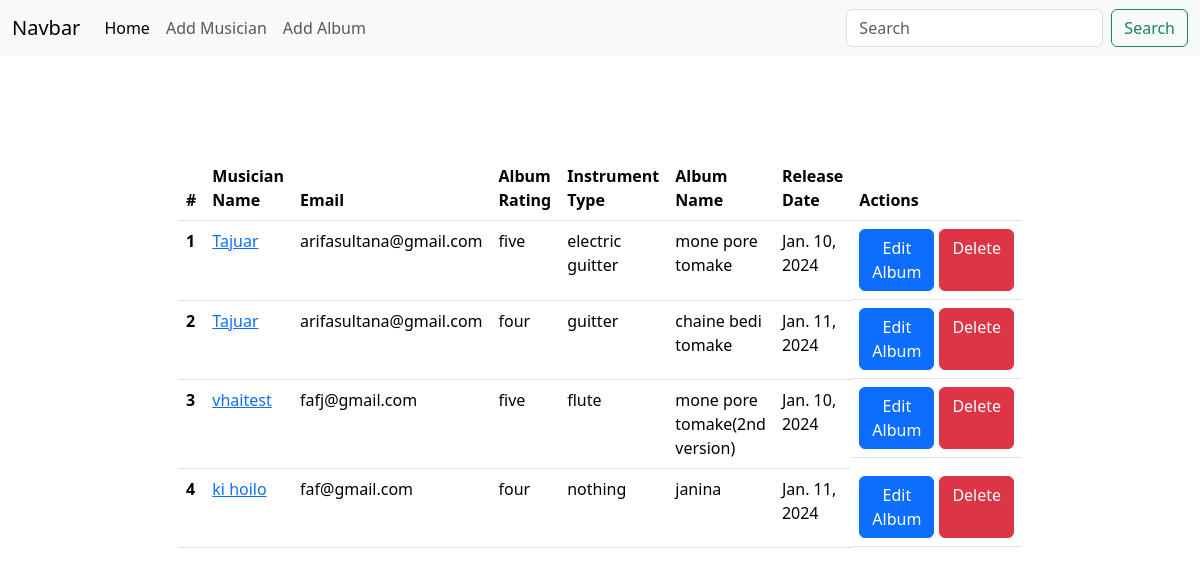
Before: / with the older database file.
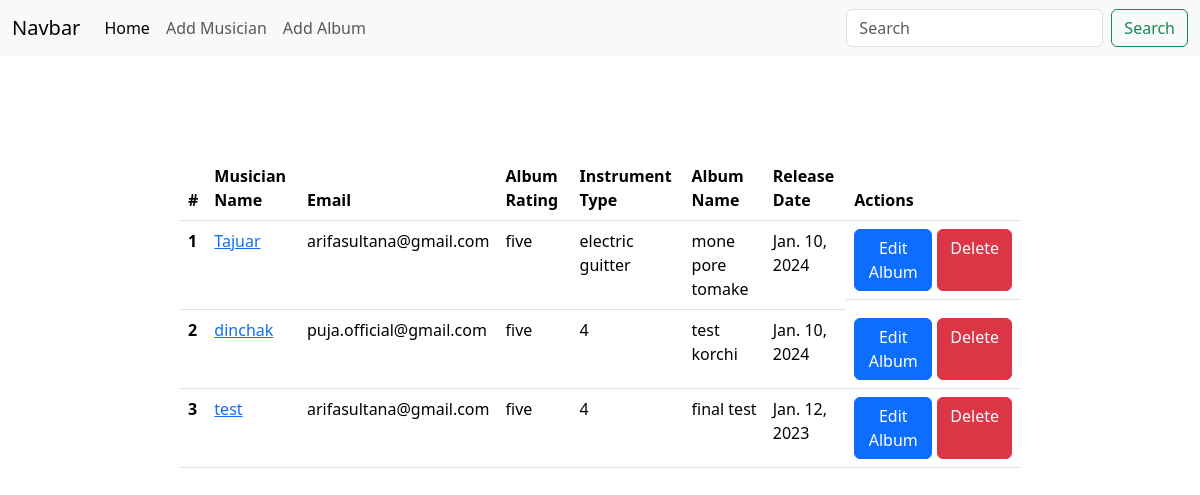
After: the same page with the newer database file.
### musicians/models.py (models this page shows, shortened)
class musician_Model(models.Model):
    first_name = models.CharField( max_length=50)
    last_name = models.CharField( max_length=50)
    email = models.EmailField( max_length=254)
    phone_number = models.IntegerField()
    instrument_type = models.CharField(max_length=50)

### albums/models.py (models this page shows, shortened)
class albums_Model(models.Model):
    album_name = models.CharField( max_length=50)
    Artist = models.ForeignKey(musician_Model, on_delete=models.CASCADE,default="Akash")
    album_release_date= models.DateField()
    album_ratings_list = {
        'one':'1',
        'two':'2',
        'three':'3',
        'four':'4',
        'five':'5',
    }
    album_rating = models.CharField(max_length=10,choices =album_ratings_list)

### main_project/views.py (the view)
# urls.py: path('', views.home,name='homepage'),
def home(request):
    musican_data = musician_Model.objects.all()
    album_data = albums_Model.objects.all()
    combined_data=[]
    for musician, album in zip(musican_data, album_data):
        musician_Album_data = {
            'Musician_id': musician.id,
            'album_id': album.id,
            'Musician_Name': musician.first_name,
            'Email': musician.email,
            'Album_Rating': album.album_rating,
            'Instrument_Type': musician.instrument_type,
            'Album_Name': album.album_name,
            'Release_Date': album.album_release_date,
        }
        combined_data.append(musician_Album_data)
    return render(request,"./home.html",{'combined_data':combined_data})

### templates/home.html (shortened to what this page needs)
{% extends 'base.html' %}
{% block contents %}
<table class="table" style="align-items: center; margin: auto; width: 70%; margin-top: 100px;">
    <thead>
      <tr>
        <th scope="col">#</th>
        <th scope="col">Musician Name</th>
        <th scope="col">Email</th>
        <th scope="col">Album Rating</th>
        <th scope="col">Instrument Type</th>
        <th scope="col">Album Name</th>
        <th scope="col">Release Date</th>
        <th scope="col">Actions</th>
      </tr>
    </thead>
    <tbody>
      {% for data in combined_data %}
      <tr>
        <th scope="row">{{ forloop.counter }}</th>
        <td><a href="{% url 'edit_musician' data.Musician_id  %}">{{data.Musician_Name}}</a></td>
        <td>{{data.Email}}</td>
        <td>{{data.Album_Rating}}</td>
        <td>{{data.Instrument_Type}}</td>
        <td>{{data.Album_Name}}</td>
        <td>{{data.Release_Date}}</td>
        <td style="display: flex; gap: 5px;">
          <a class="btn btn-primary" href="{% url 'edit_album' data.album_id  %}">Edit Album</a>
          <a  class="btn btn-danger" href="{% url 'delete_musician' data.Musician_id  %}">Delete</a>
        </td>
      </tr>
      {% endfor %}
    </tbody>
  </table>
{% endblock contents %}

### templates/base.html (shortened to what this page needs)
<!doctype html>
<html lang="en">
  <head>
    <link href="https://cdn.jsdelivr.net/npm/bootstrap@5.3.2/dist/css/bootstrap.min.css" rel="stylesheet">
  </head>
  <body>
    <nav class="navbar navbar-expand-lg bg-body-tertiary">
        <div class="container-fluid">
          <a class="navbar-brand" href="#">Navbar</a>
          <div class="collapse navbar-collapse" id="navbarSupportedContent">
            <ul class="navbar-nav me-auto mb-2 mb-lg-0">
              <li class="nav-item">
                <a class="nav-link active" aria-current="page" href="{% url 'homepage' %}">Home</a>
              </li>
              <li class="nav-item">
                <a class="nav-link" href="{% url 'add_musician' %}">Add Musician</a>
              </li>
              <li class="nav-item">
                <a class="nav-link" href="{% url 'add_album' %}">Add Album</a>
              </li>
            </ul>
            <form class="d-flex" role="search">
              <input class="form-control me-2" type="search" placeholder="Search" aria-label="Search">
              <button class="btn btn-outline-success" type="submit">Search</button>
            </form>
          </div>
        </div>
      </nav>
    {% block contents %}{% endblock contents %}
  </body>
</html>

Changed rows visible on the page:
removed musician_Model: Musician_Name "Tajuar", Email "arifasultana@gmail.com", Instrument_Type "guitter"
removed albums_Model: Album_Rating "four", Album_Name "chaine bedi tomake", Release_Date "Jan. 11, 2024"
removed musician_Model: Musician_Name "vhaitest", Email "fafj@gmail.com", Instrument_Type "flute"
removed albums_Model: Album_Rating "five", Album_Name "mone pore tomake(2nd version)", Release_Date "Jan. 10, 2024"
removed musician_Model: Musician_Name "ki hoilo", Email "faf@gmail.com", Instrument_Type "nothing"
removed albums_Model: Album_Rating "four", Album_Name "janina", Release_Date "Jan. 11, 2024"
added musician_Model: Musician_Name "dinchak", Email "puja.official@gmail.com"
added albums_Model: Album_Rating "five", Album_Name "test korchi", Release_Date "Jan. 10, 2024"
added musician_Model: Musician_Name "test", Email "arifasultana@gmail.com"
added albums_Model: Album_Rating "five", Album_Name "final test", Release_Date "Jan. 12, 2023"
Other visible differences:
new list line: "2 4 Edit Album Delete"
new list line: "3 4 Edit Album Delete"
list line gone: "2 Edit Album Delete"
list line gone: "3 Edit Album Delete"
list line gone: "4 Edit Album Delete"
